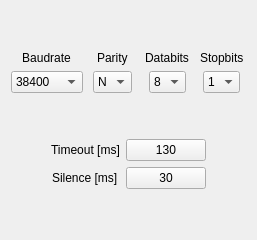
     <widget class="QWidget" name="SERIAL_PORT_1">
      <attribute name="title">
       <string>SERIAL PORT 1</string>
      </attribute>
      <layout class="QVBoxLayout" name="verticalLayout_6">
       <item>
        <layout class="QGridLayout" name="gridLayout_10">
         <item row="0" column="0">
          <spacer name="verticalSpacer_7">
           <property name="orientation">
            <enum>Qt::Vertical</enum>
           </property>
           <property name="sizeHint" stdset="0">
            <size>
             <width>20</width>
             <height>40</height>
            </size>
           </property>
          </spacer>
         </item>
         <item row="1" column="3" alignment="Qt::AlignHCenter">
          <widget class="QLabel" name="label_Stopbits_SERIAL_PORT_1">
           <property name="sizePolicy">
            <sizepolicy hsizetype="Fixed" vsizetype="Fixed">
             <horstretch>0</horstretch>
             <verstretch>0</verstretch>
            </sizepolicy>
           </property>
           <property name="text">
            <string>Stopbits</string>
           </property>
          </widget>
         </item>
         <item row="1" column="2" alignment="Qt::AlignHCenter">
          <widget class="QLabel" name="label_Databits_SERIAL_PORT_1">
           <property name="sizePolicy">
            <sizepolicy hsizetype="Fixed" vsizetype="Fixed">
             <horstretch>0</horstretch>
             <verstretch>0</verstretch>
            </sizepolicy>
           </property>
           <property name="text">
            <string>Databits</string>
           </property>
          </widget>
         </item>
         <item row="2" column="0" alignment="Qt::AlignHCenter">
          <widget class="QComboBox" name="comboBox_Baudrate_SERIAL_PORT_1">
           <property name="sizePolicy">
            <sizepolicy hsizetype="Fixed" vsizetype="Fixed">
             <horstretch>0</horstretch>
             <verstretch>0</verstretch>
            </sizepolicy>
           </property>
           <property name="focusPolicy">
            <enum>Qt::NoFocus</enum>
           </property>
           <property name="currentIndex">
            <number>2</number>
           </property>
           <item>
            <property name="text">
             <string>9600</string>
            </property>
           </item>
           <item>
            <property name="text">
             <string>19200</string>
            </property>
           </item>
           <item>
            <property name="text">
             <string>38400</string>
            </property>
           </item>
           <item>
            <property name="text">
             <string>57600</string>
            </property>
           </item>
           <item>
            <property name="text">
             <string>115200</string>
            </property>
           </item>
           <item>
            <property name="text">
             <string>230400</string>
            </property>
           </item>
          </widget>
         </item>
         <item row="1" column="1" alignment="Qt::AlignHCenter">
          <widget class="QLabel" name="label_Parity_SERIAL_PORT_1">
           <property name="sizePolicy">
            <sizepolicy hsizetype="Fixed" vsizetype="Fixed">
             <horstretch>0</horstretch>
             <verstretch>0</verstretch>
            </sizepolicy>
           </property>
           <property name="text">
            <string>Parity</string>
           </property>
          </widget>
         </item>
         <item row="2" column="1" alignment="Qt::AlignHCenter">
          <widget class="QComboBox" name="comboBox_Parity_SERIAL_PORT_1">
           <property name="sizePolicy">
            <sizepolicy hsizetype="Fixed" vsizetype="Fixed">
             <horstretch>0</horstretch>
             <verstretch>0</verstretch>
            </sizepolicy>
           </property>
           <item>
            <property name="text">
             <string>N</string>
            </property>
           </item>
           <item>
            <property name="text">
             <string>E</string>
            </property>
           </item>
           <item>
            <property name="text">
             <string>O</string>
            </property>
           </item>
          </widget>
         </item>
         <item row="2" column="2" alignment="Qt::AlignHCenter">
          <widget class="QComboBox" name="comboBox_Databits_SERIAL_PORT_1">
           <property name="sizePolicy">
            <sizepolicy hsizetype="Fixed" vsizetype="Fixed">
             <horstretch>0</horstretch>
             <verstretch>0</verstretch>
            </sizepolicy>
           </property>
           <property name="currentIndex">
            <number>3</number>
           </property>
           <item>
            <property name="text">
             <string>5</string>
            </property>
           </item>
           <item>
            <property name="text">
             <string>6</string>
            </property>
           </item>
           <item>
            <property name="text">
             <string>7</string>
            </property>
           </item>
           <item>
            <property name="text">
             <string>8</string>
            </property>
           </item>
           <item>
            <property name="text">
             <string>9</string>
            </property>
           </item>
          </widget>
         </item>
         <item row="1" column="0" alignment="Qt::AlignHCenter">
          <widget class="QLabel" name="label_Baudrate_SERIAL_PORT_1">
           <property name="sizePolicy">
            <sizepolicy hsizetype="Fixed" vsizetype="Fixed">
             <horstretch>0</horstretch>
             <verstretch>0</verstretch>
            </sizepolicy>
           </property>
           <property name="text">
            <string>Baudrate</string>
           </property>
           <property name="alignment">
            <set>Qt::AlignCenter</set>
           </property>
          </widget>
         </item>
         <item row="2" column="3" alignment="Qt::AlignHCenter">
          <widget class="QComboBox" name="comboBox_Stopbits_SERIAL_PORT_1">
           <property name="sizePolicy">
            <sizepolicy hsizetype="Fixed" vsizetype="Fixed">
             <horstretch>0</horstretch>
             <verstretch>0</verstretch>
            </sizepolicy>
           </property>
           <property name="currentIndex">
            <number>0</number>
           </property>
           <item>
            <property name="text">
             <string>1</string>
            </property>
           </item>
           <item>
            <property name="text">
             <string>2</string>
            </property>
           </item>
          </widget>
         </item>
         <item row="3" column="0">
          <spacer name="verticalSpacer_8">
           <property name="orientation">
            <enum>Qt::Vertical</enum>
           </property>
           <property name="sizeHint" stdset="0">
            <size>
             <width>20</width>
             <height>40</height>
            </size>
           </property>
          </spacer>
         </item>
        </layout>
       </item>
       <item>
        <layout class="QGridLayout" name="gridLayout_11">
         <item row="0" column="0">
          <spacer name="horizontalSpacer_4">
           <property name="orientation">
            <enum>Qt::Horizontal</enum>
           </property>
           <property name="sizeHint" stdset="0">
            <size>
             <width>40</width>
             <height>20</height>
            </size>
           </property>
          </spacer>
         </item>
         <item row="0" column="3">
          <spacer name="horizontalSpacer_3">
           <property name="orientation">
            <enum>Qt::Horizontal</enum>
           </property>
           <property name="sizeHint" stdset="0">
            <size>
             <width>40</width>
             <height>20</height>
            </size>
           </property>
          </spacer>
         </item>
         <item row="1" column="2">
          <widget class="ATCMlabel" name="atcmLabel_Silence_SERIAL_PORT_1">
           <property name="text">
            <string>30</string>
           </property>
           <property name="toolTip">
            <string/>
           </property>
           <property name="whatsThis">
            <string>ATCMlabel widget</string>
           </property>
           <property name="variable">
            <string/>
           </property>
           <property name="refresh">
            <number>500</number>
           </property>
           <property name="max">
            <string>65535</string>
           </property>
           <property name="min">
            <string>0</string>
           </property>
           <property name="viewStatus">
            <bool>false</bool>
           </property>
           <property name="visibilityVar">
            <string/>
           </property>
           <property name="borderWidth">
            <number>1</number>
           </property>
           <property name="borderRadius">
            <number>0</number>
           </property>
          </widget>
         </item>
         <item row="0" column="2">
          <widget class="ATCMlabel" name="atcmLabel_Timeout_SERIAL_PORT_1">
           <property name="text">
            <string>130</string>
           </property>
           <property name="toolTip">
            <string/>
           </property>
           <property name="whatsThis">
            <string>ATCMlabel widget</string>
           </property>
           <property name="variable">
            <string/>
           </property>
           <property name="refresh">
            <number>500</number>
           </property>
           <property name="max">
            <string>65535</string>
           </property>
           <property name="min">
            <string>0</string>
           </property>
           <property name="viewStatus">
            <bool>false</bool>
           </property>
           <property name="visibilityVar">
            <string/>
           </property>
           <property name="borderWidth">
            <number>1</number>
           </property>
           <property name="borderRadius">
            <number>0</number>
           </property>
          </widget>
         </item>
         <item row="1" column="1" alignment="Qt::AlignHCenter">
          <widget class="QLabel" name="label_Silence_SERIAL_PORT_1">
           <property name="text">
            <string>Silence [ms]</string>
           </property>
          </widget>
         </item>
         <item row="0" column="1" alignment="Qt::AlignHCenter">
          <widget class="QLabel" name="label_Timeout_SERIAL_PORT_1">
           <property name="text">
            <string>Timeout [ms]</string>
           </property>
          </widget>
         </item>
         <item row="2" column="1">
          <spacer name="verticalSpacer_9">
           <property name="orientation">
            <enum>Qt::Vertical</enum>
           </property>
           <property name="sizeHint" stdset="0">
            <size>
             <width>20</width>
             <height>40</height>
            </size>
           </property>
          </spacer>
         </item>
        </layout>
       </item>
      </layout>
     </widget>
